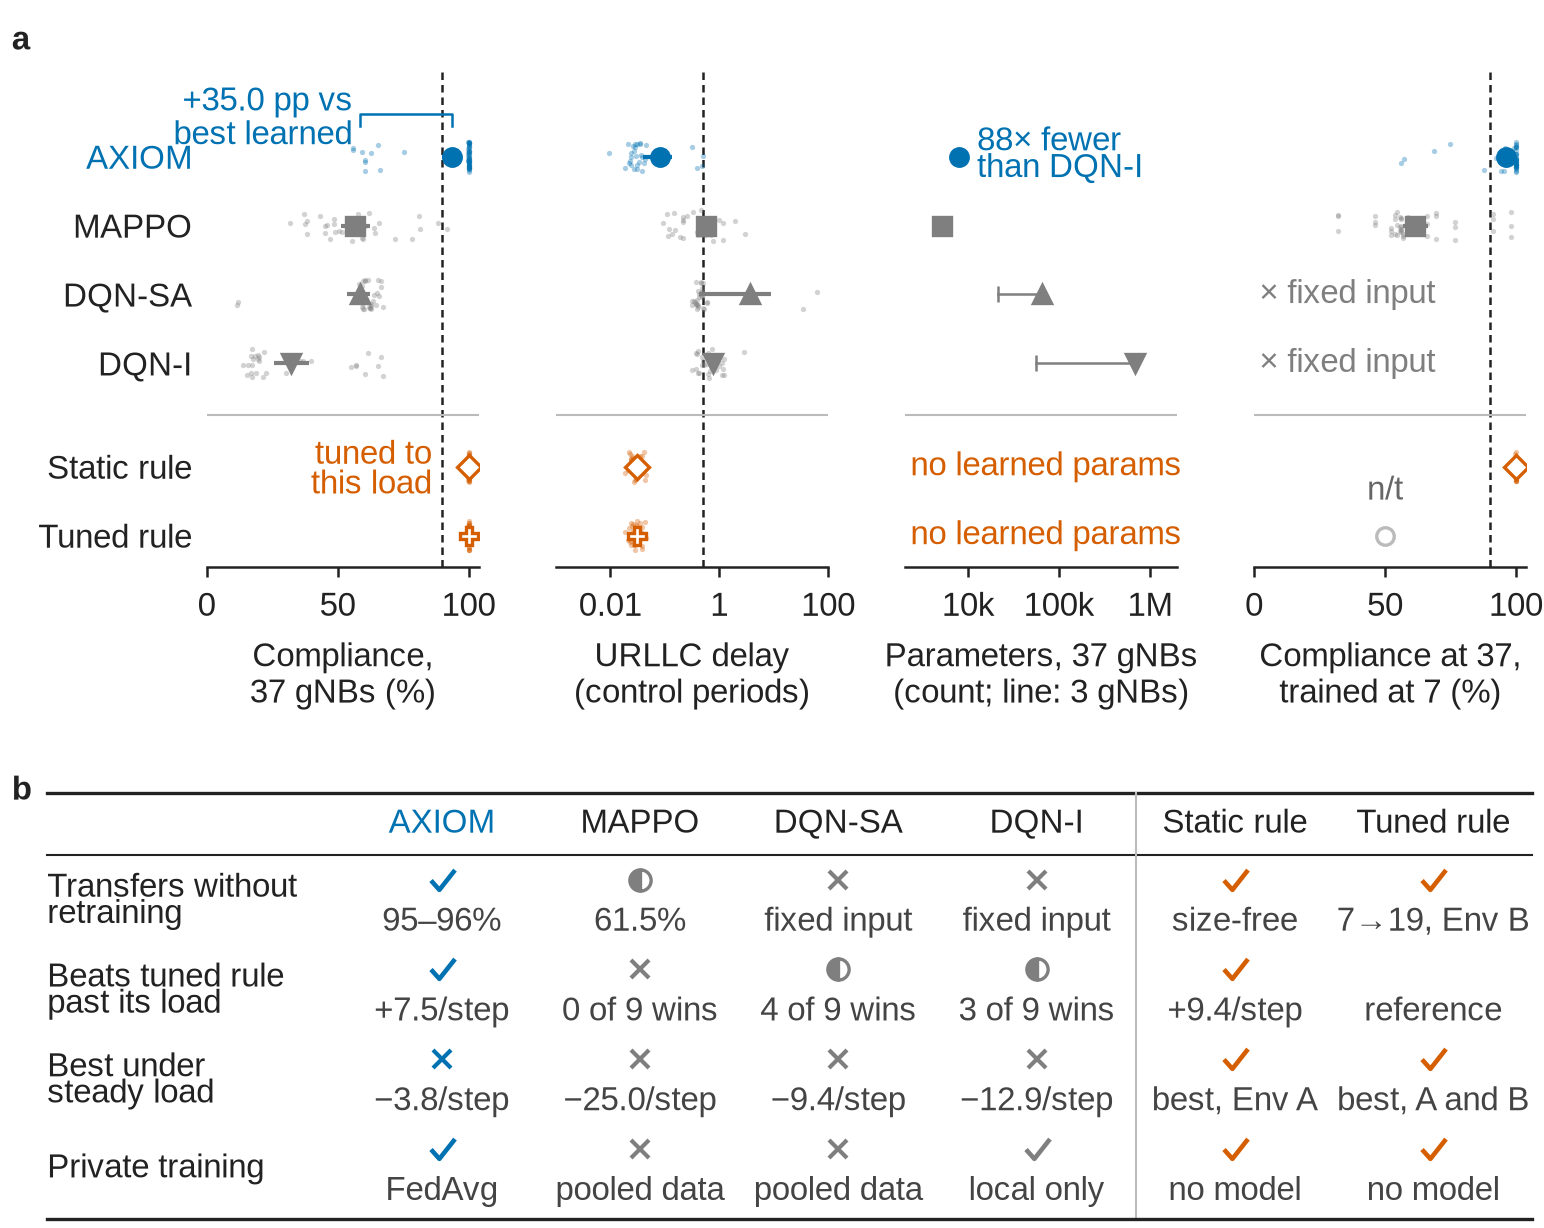

This chart was generated by the following Python code:
#!/usr/bin/env python3
"""Fig. 10, option A: dot-plot strips (a) and a capability table (b). Every value comes from data.json (data.py).

a, four strips sharing the controller axis: compliance at 37 gNBs, URLLC backlog delay, parameters, and compliance
after moving from 7 to 37 gNBs without retraining. Mean with 95% bootstrap CI, faint dots per seed.
b, a booktabs-style table of four capabilities with a mark and a short qualifier per cell. No total score.
Run: python fig10_A.py
"""
import os
import sys

import numpy as np
import matplotlib as mpl

sys.path.insert(0, os.path.dirname(os.path.abspath(__file__)))
import style as S  # noqa: E402
from data import load  # noqa: E402

S.setup()
import matplotlib.pyplot as plt  # noqa: E402

D = load()
Y = {a: y for a, y in zip(S.ORDER, (0, 1, 2, 3, 4.5, 5.5))}
DIV = 3.75
JIT = np.random.default_rng(0)


def row_dots(ax, a, vals, log=False):
    v = np.asarray(list(vals), float)
    if log:
        v = v[v > 0]
    y = Y[a] + JIT.uniform(-0.22, 0.22, len(v))
    ax.scatter(v, y, s=1.6, c=S.COLOR[a], alpha=0.35, lw=0, zorder=2)


def row_mean(ax, a, m, lo, hi):
    ax.plot([lo, hi], [Y[a], Y[a]], color=S.COLOR[a], lw=1.0, solid_capstyle="butt", zorder=3)
    ax.plot([m], [Y[a]], zorder=4, **S.marker_kw(a, ms=4.2))


def nt(ax, a, x, text="n/t"):
    ax.plot([x], [Y[a]], marker="o", ms=4.2, mec=S.FAINT, mfc="white", mew=0.8, ls="none", zorder=4)
    ax.text(x, Y[a] - 0.42, text, ha="center", va="bottom", color="#666666")


def strip_axes(fig, rect):
    ax = fig.add_axes(rect)
    ax.set_ylim(5.95, -1.25)
    ax.axhline(DIV, color=S.FAINT, lw=0.5)
    ax.tick_params(axis="y", length=0)
    ax.spines["left"].set_visible(False)
    return ax


def main():
    W = S.WIDTH_IN
    H = 104 / 25.4
    fig = plt.figure(figsize=(W, H))
    fh = lambda mm: mm / 104          # figure fraction from mm, vertical
    fw = lambda mm: mm / S.WIDTH_MM   # horizontal
    left, gap, top_a, h_a = 17.5, 6.5, 98.0, 42.0
    sw = (S.WIDTH_MM - left - 3 * gap - 1.5) / 4
    axs = [strip_axes(fig, [fw(left + i * (sw + gap)), fh(104 - top_a + 0), fw(sw), fh(h_a)]) for i in range(4)]
    for ax in axs:
        ax.set_position([ax.get_position().x0, 1 - fh(6 + h_a), ax.get_position().width, fh(h_a)])
    axs[0].set_yticks([Y[a] for a in S.ORDER])
    axs[0].set_yticklabels([S.NAME[a] for a in S.ORDER])
    for t, a in zip(axs[0].get_yticklabels(), S.ORDER):
        t.set_color(S.AX if a == "axiom2" else S.INK)
    for ax in axs[1:]:
        ax.set_yticks([])

    # 1. compliance at 37 gNBs
    ax = axs[0]
    sla = D["sla37"]
    for a in S.ORDER:
        if a in sla:
            row_dots(ax, a, sla[a]["per_seed"].values())
            row_mean(ax, a, sla[a]["mean"], *sla[a]["ci95"])
        else:
            nt(ax, a, 50)
    ax.axvline(90, color=S.INK, lw=0.6, ls=(0, (3, 2)), zorder=1)
    ax.set_xlim(0, 104); ax.set_xticks([0, 50, 100])
    ax.set_xlabel("Compliance,\n37 gNBs (%)")
    lead = D["lead37"]["points"]; best = D["sla37"][D["lead37"]["over"]]["mean"]; axm = sla["axiom2"]["mean"]
    yb = -0.62
    ax.plot([best, best, axm, axm], [yb + 0.18, yb, yb, yb + 0.18], color=S.AX, lw=0.6)
    ax.text(best - 3, yb + 0.05, f"+{lead:.1f} pp vs\nbest learned", ha="right", va="center", color=S.AX, linespacing=0.95)
    st = sla["rule_static"]["mean"]
    ax.text(86, Y["rule_static"], "tuned to\nthis load", ha="right", va="center", color=S.RULE, linespacing=0.95)

    # 2. URLLC delay, log scale
    ax = axs[1]
    dl = D["delay37"]
    for a in S.ORDER:
        if a in dl:
            row_dots(ax, a, dl[a]["per_seed"].values(), log=True)
            row_mean(ax, a, dl[a]["mean"], *dl[a]["ci95"])
        else:
            nt(ax, a, 0.3)
    ax.set_xscale("log")
    allv = [v for a in dl for v in dl[a]["per_seed"].values() if v > 0]
    ax.set_xlim(10 ** np.floor(np.log10(min(allv))), 10 ** np.ceil(np.log10(max(allv))))
    ax.xaxis.set_major_locator(mpl.ticker.LogLocator(numticks=4))
    ax.xaxis.set_major_formatter(mpl.ticker.FuncFormatter(lambda v, _: f"{v:g}"))
    ax.xaxis.set_minor_formatter(mpl.ticker.NullFormatter())
    ax.axvline(0.5, color=S.INK, lw=0.6, ls=(0, (3, 2)), zorder=1)
    ax.set_xlabel("URLLC delay\n(control periods)")

    # 3. parameters at execution, log scale; a line from 3 to 37 gNBs where the count grows
    ax = axs[2]
    P = D["params"]
    for a in S.LEARNED:
        v = [P[a][n] for n in ("3", "7", "19", "37")]
        if len(set(v)) > 1:
            ax.plot([min(v), max(v)], [Y[a], Y[a]], color=S.COLOR[a], lw=0.6, zorder=2)
            ax.plot([min(v)], [Y[a]], marker="|", ms=4, color=S.COLOR[a], mew=0.6)
        ax.plot([P[a]["37"]], [Y[a]], zorder=4, **S.marker_kw(a, ms=4.2))
    for a in S.RULES:
        ax.text(0.02, Y[a], "no learned params", transform=ax.get_yaxis_transform(), ha="left", va="center", color=S.RULE)
    ax.set_xscale("log"); ax.set_xlim(2e3, 2e6)
    ax.set_xticks([1e4, 1e5, 1e6]); ax.set_xticklabels(["10k", "100k", "1M"])
    ax.xaxis.set_minor_formatter(mpl.ticker.NullFormatter())
    ax.set_xlabel("Parameters, 37 gNBs\n(count; line: 3 gNBs)")
    ax.text(P["axiom2"]["37"] * 1.6, Y["axiom2"] - 0.05, f"{D['params_ratio_dqni']:.0f}× fewer\nthan DQN-I", ha="left", va="center",
            color=S.AX, linespacing=0.95)

    # 4. compliance after the 7-gNB checkpoint is run at 37 gNBs
    ax = axs[3]
    tr = D["transfer37"]
    for a in ("axiom2", "mappo_tuned"):
        row_dots(ax, a, tr[a]["per_seed"].values())
        row_mean(ax, a, tr[a]["mean"], *tr[a]["ci95"])
    for a in ("single_agent_dqn", "independent_dqn"):
        ax.text(2, Y[a], "× fixed input", ha="left", va="center", color=S.LEARN)
    row_dots(ax, "rule_static", sla["rule_static"]["per_seed"].values())
    row_mean(ax, "rule_static", sla["rule_static"]["mean"], *sla["rule_static"]["ci95"])
    nt(ax, "rule_local", 50)
    ax.axvline(90, color=S.INK, lw=0.6, ls=(0, (3, 2)), zorder=1)
    ax.set_xlim(0, 104); ax.set_xticks([0, 50, 100])
    ax.set_xlabel("Compliance at 37,\ntrained at 7 (%)")
    fig.text(fw(1.0), 1 - fh(3.5), "a", fontweight="bold", va="center")

    # b. capability table
    tb = fig.add_axes([0, 0, 1, fh(38)])
    tb.set_xlim(0, S.WIDTH_MM); tb.set_ylim(38, 0); tb.axis("off")
    fig.text(fw(1.0), fh(37), "b", fontweight="bold", va="center")
    x0, cw = 29.0, (S.WIDTH_MM - 29.0 - 1.0) / 6
    cx = {a: x0 + (i + 0.5) * cw for i, a in enumerate(S.ORDER)}
    tb.plot([4, S.WIDTH_MM - 1], [1.2, 1.2], color=S.INK, lw=0.8)
    tb.plot([4, S.WIDTH_MM - 1], [6.4, 6.4], color=S.INK, lw=0.5)
    for a in S.ORDER:
        tb.text(cx[a], 3.8, S.NAME[a], ha="center", va="center", color=S.AX if a == "axiom2" else S.INK)
    tb.plot([x0 + 4 * cw, x0 + 4 * cw], [1.2, 37.2], color=S.FAINT, lw=0.5)
    rows = table_rows()
    rh = 7.6
    for i, (lab, cells) in enumerate(rows):
        yc = 6.4 + (i + 0.5) * rh
        tb.text(4, yc, lab, ha="left", va="center", linespacing=0.95)
        for a in S.ORDER:
            kind, q = cells[a]
            col = S.COLOR[a] if kind != "nt" else S.FAINT
            S.status(tb, cx[a] - 0.5 * max(len(q), 1) * 0.0 - 0.0, yc - 1.7, kind, col, ms=6.0)
            tb.text(cx[a], yc + 1.9, q, ha="center", va="center", color="#444444")
    tb.plot([4, S.WIDTH_MM - 1], [6.4 + 4 * rh + 0.4, 6.4 + 4 * rh + 0.4], color=S.INK, lw=0.8)
    return S.save(fig, "fig10_A")


def sgn(x):
    return f"{x:+.1f}".replace("-", "\u2212")


def table_rows():
    """Marks: yes, half, no, nt. Every qualifier is computed from data.json; the rules' private-training entries and the
    learned baselines' follow from the training design (data.json notes.private_training)."""
    tr, sla, P = D["transfer37"], D["sla37"], D["params"]
    rng = tr["axiom2"]["by_layout"]
    t = {"axiom2": ("yes" if min(rng.values()) >= 90 else "half", f"{min(rng.values()):.0f}–{max(rng.values()):.0f}%"),
         "mappo_tuned": ("yes" if tr["mappo_tuned"]["mean"] >= 90 else "half", f"{tr['mappo_tuned']['mean']:.1f}%"),
         "single_agent_dqn": ("no", "fixed input"), "independent_dqn": ("no", "fixed input"),
         "rule_static": ("yes", "size-free"), "rule_local": ("yes", "7→19, Env B")}
    W = D["past_wins_m96"]
    ov = D["over_tuned_rule_m76"]
    p = {"axiom2": ("yes" if W["axiom2"]["wins"] == W["axiom2"]["tests"] else "half", sgn(D["past19"]["axiom2"]["mean"]) + "/step")}
    for a in ("mappo_tuned", "single_agent_dqn", "independent_dqn"):
        w = W[a]
        p[a] = ("yes" if w["wins"] == w["tests"] else "half" if w["wins"] else "no", f"{w['wins']} of {w['tests']} wins")
    ps = D["past19"]["rule_static"]["mean"]
    p["rule_static"] = ("yes" if ps > 0 else "no", sgn(ps) + "/step")
    p["rule_local"] = ("none", "reference")
    rA = D["rewardA37"]; st19 = D["steady19"]
    topA = max(rA, key=lambda a: rA[a]["mean"])
    topB = "rule_local" if all(st19[a]["mean"] < 0 for a in st19) else max(st19, key=lambda a: st19[a]["mean"])
    s = {}
    tops = {a for a in rA if rA[a]["mean"] == rA[topA]["mean"]}     # exact ties count as best
    for a in S.ORDER:
        if a in tops and a == topB:
            s[a] = ("yes", "best, A and B")
        elif a in tops:
            s[a] = ("yes", "best, Env A")
        elif a == topB:
            s[a] = ("yes", "best, Env B")
        else:
            s[a] = ("no", sgn(st19[a]["mean"]) + "/step") if a in st19 else ("no", "")
    f = D["fed_cost"]
    v = {"axiom2": ("yes" if f["p_wilcoxon"] >= 0.05 else "half", "FedAvg"),
         "mappo_tuned": ("no", "pooled data"), "single_agent_dqn": ("no", "pooled data"), "independent_dqn": ("yes", "local only"),
         "rule_static": ("yes", "no model"), "rule_local": ("yes", "no model")}
    return [("Transfers without\nretraining", t), ("Beats tuned rule\npast its load", p), ("Best under\nsteady load", s), ("Private training", v)]


if __name__ == "__main__":
    main()
